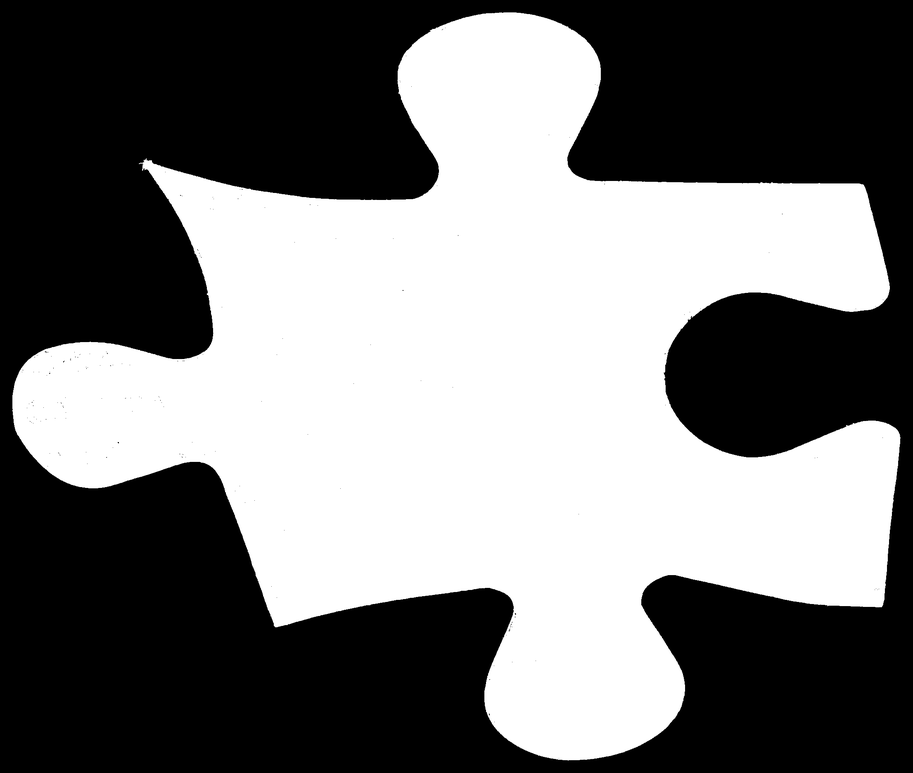
#> input picture TheoRandomWork/images/output_00.png, 913 x 773 px, shrunk from 2211 x 1871 before the run, found by its file name
$ python hassledorf_test.py
#> lines starting #> are read from the running program, lines starting #| are printed output that depends on the picture; after the words box and inside, x2 and y2 are one past the last pixel; in counts of white or black regions, pixels touching at a corner belong together
import cv2
import numpy as np
import matplotlib.pyplot as plt
from scipy.spatial.distance import cdist

def load_and_extract(path):
    img = cv2.imread(path, cv2.IMREAD_GRAYSCALE)
    _, bin_img = cv2.threshold(img, 127, 255, cv2.THRESH_BINARY)
    contours, _ = cv2.findContours(bin_img, cv2.RETR_EXTERNAL, cv2.CHAIN_APPROX_NONE)
    largest = max(contours, key=cv2.contourArea).reshape(-1,2)
    # Center and normalize
    largest = largest - np.mean(largest, axis=0)
    largest = largest / np.sqrt((largest**2).sum(axis=1)).max()
    return largest

def plot_hausdorff(c1, c2, num_connections=100):
    plt.figure(figsize=(8,8))
    plt.plot(c1[:,0], c1[:,1], 'b-', label='Piece 1')
    plt.plot(c2[:,0], c2[:,1], 'r-', label='Piece 2')

    # Compute distances between all points
    dists = cdist(c1, c2)
    # Take num_connections closest pairs
    idx = np.unravel_index(np.argsort(dists, axis=None)[:num_connections], dists.shape)

    for i,j in zip(*idx):
        plt.plot([c1[i,0], c2[j,0]], [c1[i,1], c2[j,1]], 'g--', alpha=0.5)

    plt.legend()
    plt.axis('equal')
    plt.show()

# === Example usage ===
piece1 = load_and_extract("images/output_00.png")
#> in load_and_extract, img is the input picture: shape (773, 913); min 0, max 255, mean 118
#> in load_and_extract, `_, bin_img = cv2.threshold(img, 127, 255, cv2.THRESH_BINARY)`: bin_img: shape (773, 913); 46.3% white; 1 white region
#> in load_and_extract, `contours, _ = cv2.findContours(bin_img, cv2.RETR_EXTERNAL, cv2.CHAIN_A..`: contours = 1 contour; box (x1, y1, x2, y2) and area: (12, 12, 900, 760) 324963
#> in load_and_extract, `largest = max(contours, key=cv2.contourArea).reshape(-1,2)`: largest = 3572 pairs, first value 12 to 899, second value 12 to 759
#> in load_and_extract, `largest = largest - np.mean(largest, axis=0)`: largest = 3572 pairs, first value -498.2 to 388.8, second value -371.1 to 375.9
#> in load_and_extract, `largest = largest / np.sqrt((largest**2).sum(axis=1)).max()`: largest = 3572 pairs, first value -0.999 to 0.779, second value -0.744 to 0.753
#> piece1 has the same summary as largest in load_and_extract
piece2 = load_and_extract("images/output_01.png")
#> call 2 of load_and_extract, with path = 'images/output_01.png'
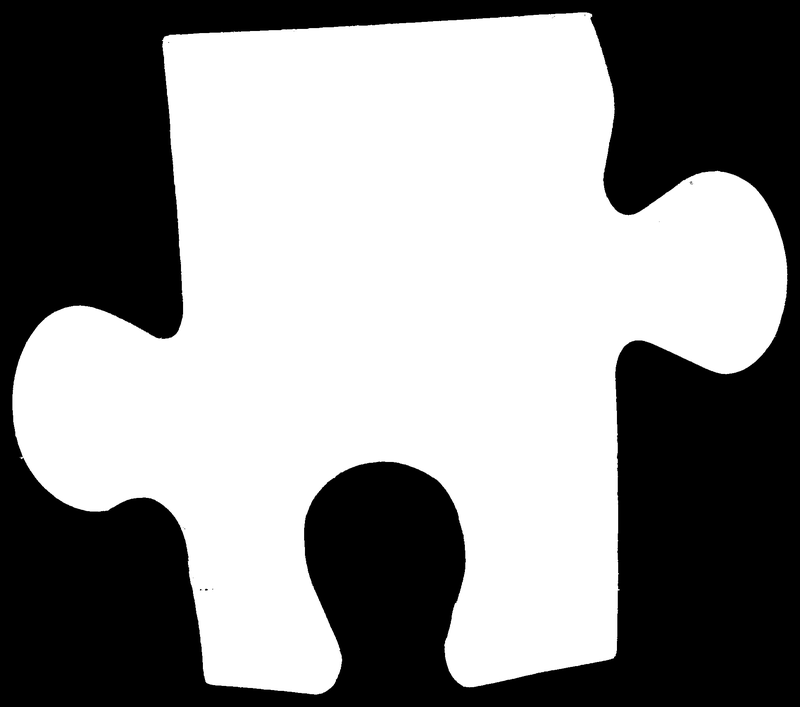
#> input picture TheoRandomWork/images/output_01.png, 800 x 707 px, shrunk from 1936 x 1711 before the run, found by its file name
#> in load_and_extract, img is the input picture: shape (707, 800); min 0, max 255, mean 141
#> in load_and_extract (call 2), `_, bin_img = cv2.threshold(img, 127, 255, cv2.THRESH_BINARY)`: bin_img: shape (707, 800); 55.3% white; 4 black regions (3 under 20 px)
#> in load_and_extract (call 2), `contours, _ = cv2.findContours(bin_img, cv2.RETR_EXTERNAL, cv2.CHAIN_A..`: contours = 1 contour; box (x1, y1, x2, y2) and area: (12, 12, 788, 695) 311342
#> in load_and_extract (call 2), `largest = max(contours, key=cv2.contourArea).reshape(-1,2)`: largest = 3076 pairs, first value 12 to 787, second value 12 to 694
#> in load_and_extract (call 2), `largest = largest - np.mean(largest, axis=0)`: largest = 3076 pairs, first value -386.7 to 388.3, second value -352.6 to 329.4
#> in load_and_extract (call 2), `largest = largest / np.sqrt((largest**2).sum(axis=1)).max()`: largest = 3076 pairs, first value -0.959 to 0.963, second value -0.874 to 0.817
#> piece2 has the same summary as largest in load_and_extract

plot_hausdorff(piece1, piece2)
#> in plot_hausdorff, `dists = cdist(c1, c2)`:
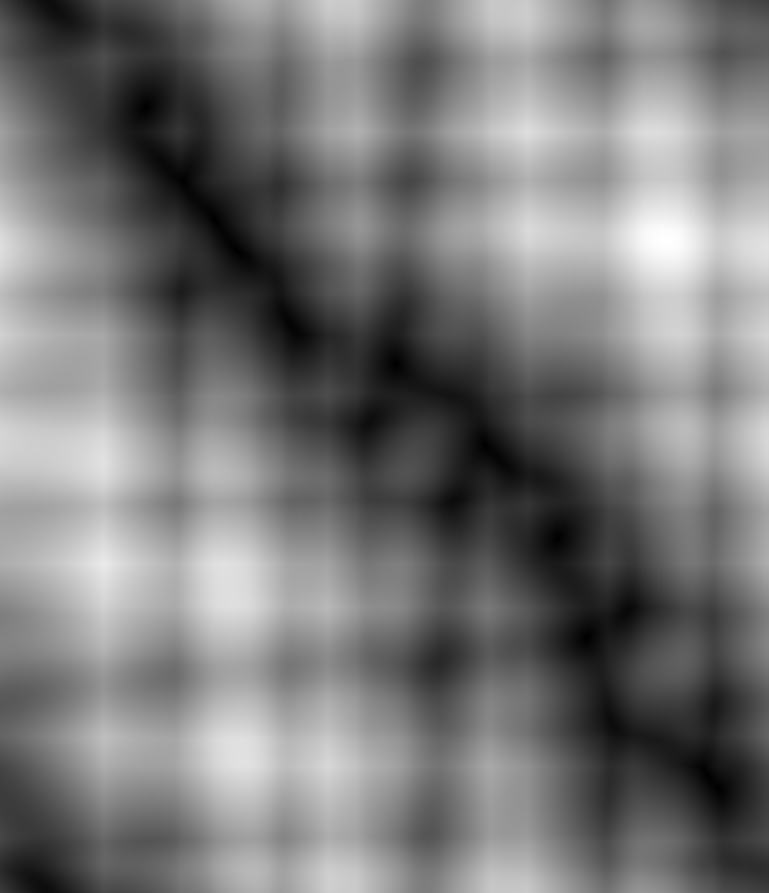
#> dists: shape (3572, 3076) float64 (shown at 1/4 size); min 0.000101, max 1.99, mean 0.937; drawn with min black and max white
#> in plot_hausdorff, `idx = np.unravel_index(np.argsort(dists, axis=None)[:num_connections],..`: idx = 100 positions, rows 427 to 3157, columns 581 to 2876
#> the loop in plot_hausdorff, `for i,j in zip(*idx):` made 100 passes
#> (i, j) on passes 1 to 12: (2548, 2347), (1456, 1582), (428, 582), (1001, 947), (2152, 2230), (725, 732), (3104, 2831), (1781, 1941), (3102, 2830), (877, 858), (3155, 2875), (3103, 2830)
#> in plot_hausdorff, `plt.show()`:
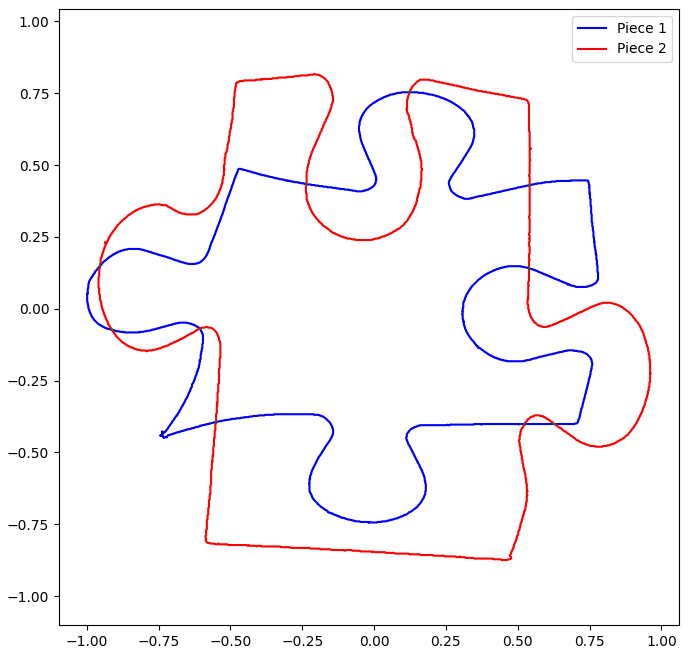
#> figure drawn by matplotlib, 1 panel
